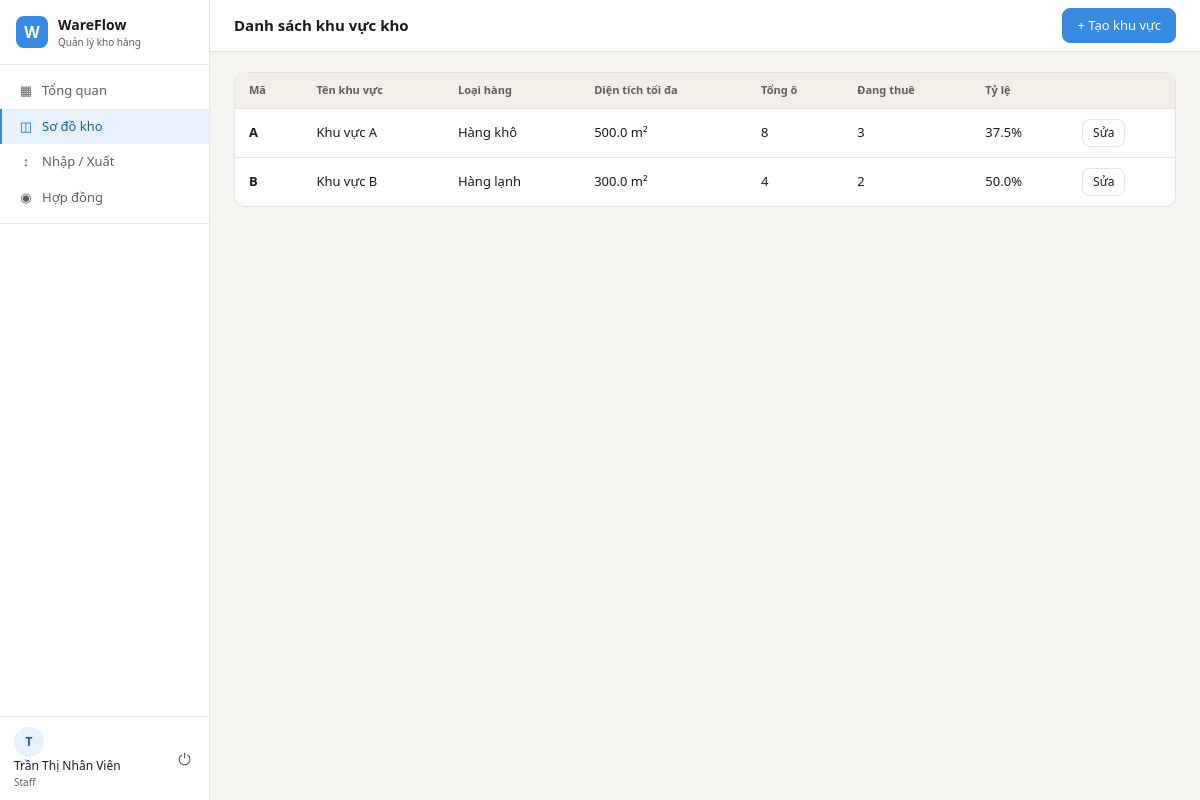
The page /warehouse/zones (signed in) on the database its author committed.
### app/models/__init__.py (models this page shows, shortened)
class User(UserMixin, db.Model):
    __tablename__ = 'users'
    id           = db.Column(db.Integer, primary_key=True)
    username     = db.Column(db.String(80), unique=True, nullable=False)
    email        = db.Column(db.String(120), unique=True, nullable=False)
    password_hash = db.Column(db.String(256), nullable=False)
    full_name    = db.Column(db.String(150))
    phone        = db.Column(db.String(20))
    role         = db.Column(db.String(20), default=UserRole.STAFF.value)
    is_active    = db.Column(db.Boolean, default=True)
    created_at   = db.Column(db.DateTime, default=datetime.utcnow)
    def is_admin(self):
        return self.role == UserRole.ADMIN.value

class Zone(db.Model):
    __tablename__ = 'zones'
    id           = db.Column(db.Integer, primary_key=True)
    code         = db.Column(db.String(10), unique=True, nullable=False)  # 'A', 'B'
    name         = db.Column(db.String(100), nullable=False)               # 'Khu vực A'
    description  = db.Column(db.String(200))                               # 'Hàng khô'
    max_area_m2  = db.Column(db.Float, default=0)                         # Diện tích tối đa
    max_weight_kg = db.Column(db.Float, default=0)                        # Tải trọng tối đa
    created_at   = db.Column(db.DateTime, default=datetime.utcnow)
    slots = db.relationship('Slot', backref='zone', lazy='dynamic',
                            cascade='all, delete-orphan')
    @property
    def total_slots(self):
        return self.slots.count()
    @property
    def rented_slots(self):
        return self.slots.filter_by(status=SlotStatus.RENTED.value).count()
    @property
    def occupancy_rate(self):
        total = self.total_slots
        if total == 0:
            return 0
        return round(self.rented_slots / total * 100, 1)

### app/routes/warehouse.py (the view)
@warehouse_bp.route('/zones')
@login_required
def zone_list():
    zones = Zone.query.all()
    return render_template('warehouse/zone_list.html', zones=zones)

### app/models/__init__.py (called while the page is built)
@login_manager.user_loader
def load_user(user_id):
    return User.query.get(int(user_id))

### run.py (called while the page is built)
@app.context_processor
def inject_globals():
    from datetime import datetime
    return {'now': datetime.now()}

### app/templates/warehouse/zone_list.html (shortened to what this page needs)
{% extends 'base.html' %}
{% block page_title %}Danh sách khu vực kho{% endblock %}
{% block topbar_actions %}
<a href="{{ url_for('warehouse.zone_create') }}" class="btn btn-primary">+ Tạo khu vực</a>
{% endblock %}
{% block content %}
<div class="panel">
  <div class="table-wrap">
    <table>
      <thead>
        <tr>
          <th>Mã</th>
          <th>Tên khu vực</th>
          <th>Loại hàng</th>
          <th>Diện tích tối đa</th>
          <th>Tổng ô</th>
          <th>Đang thuê</th>
          <th>Tỷ lệ</th>
          <th></th>
        </tr>
      </thead>
      <tbody>
        {% for z in zones %}
        <tr>
          <td><strong>{{ z.code }}</strong></td>
          <td>{{ z.name }}</td>
          <td>{{ z.description or '—' }}</td>
          <td>{{ z.max_area_m2 }} m²</td>
          <td>{{ z.total_slots }}</td>
          <td>{{ z.rented_slots }}</td>
          <td>{{ z.occupancy_rate }}%</td>
          <td><a href="{{ url_for('warehouse.zone_edit', zone_id=z.id) }}" class="btn btn-sm">Sửa</a></td>
        </tr>
        {% endfor %}
      </tbody>
    </table>
  </div>
</div>
{% endblock %}

### app/templates/base.html (shortened to what this page needs)
<!DOCTYPE html>
<html lang="vi">
<head>
  <link rel="stylesheet" href="{{ url_for('static', filename='css/main.css') }}">
</head>
<body>
{% if current_user.is_authenticated %}
<div class="app-layout">
  <aside class="sidebar">
    <div class="sidebar-logo">
      <div class="logo-icon">W</div>
      <div>
        <div class="logo-name">WareFlow</div>
        <div class="logo-sub">Quản lý kho hàng</div>
      </div>
    </div>
    <nav class="sidebar-nav">
      <a href="{{ url_for('dashboard.index') }}"
         class="nav-item {% if request.endpoint == 'dashboard.index' %}active{% endif %}">
        <span class="nav-icon">▦</span> Tổng quan
      </a>
      <a href="{{ url_for('warehouse.index') }}"
         class="nav-item {% if 'warehouse' in request.endpoint %}active{% endif %}">
        <span class="nav-icon">◫</span> Sơ đồ kho
      </a>
      <a href="{{ url_for('logistics.index') }}"
         class="nav-item {% if 'logistics' in request.endpoint %}active{% endif %}">
        <span class="nav-icon">↕</span> Nhập / Xuất
      </a>
      <a href="{{ url_for('contracts.index') }}"
         class="nav-item {% if 'contracts' in request.endpoint %}active{% endif %}">
        <span class="nav-icon">◉</span> Hợp đồng
      </a>
      <div class="nav-divider"></div>
    </nav>
    <div class="sidebar-footer">
      <div class="user-info">
        <div class="user-avatar">{{ current_user.full_name[0] if current_user.full_name else current_user.username[0] }}</div>
        <div>
          <div class="user-name">{{ current_user.full_name or current_user.username }}</div>
          <div class="user-role">{{ current_user.role | capitalize }}</div>
        </div>
      </div>
      <a href="{{ url_for('auth.logout') }}" class="logout-btn" title="Đăng xuất">⏻</a>
    </div>
  </aside>
  <div class="main-content">
    <header class="topbar">
      <h1 class="page-title">{% block page_title %}{% endblock %}</h1>
      <div class="topbar-actions">{% block topbar_actions %}{% endblock %}</div>
    </header>
    <div class="content-body">
      {% block content %}{% endblock %}
    </div>
  </div>
</div>
{% else %}
  {% block auth_content %}{% endblock %}
{% endif %}
</body>
</html>

### app/static/css/main.css (style rules this page uses)
:root { --blue: #378ADD; --blue-dark: #185FA5; --blue-bg: #E6F1FB; --green: #3B6D11; --green-bg: #EAF3DE; --amber: #BA7517; --amber-bg: #FAEEDA; --red: #A32D2D; --red-bg: #FCEBEB; --pink: #993556; --pink-bg: #FBEAF0; --gray: #888780; --gray-bg: #F1EFE8; --text: #1a1a18; --text-muted:#5F5E5A; --border: rgba(0,0,0,0.10); --bg: #F5F4F0; --surface: #FFFFFF; --sidebar-w: 210px; --topbar-h: 52px; --radius: 8px; --radius-lg: 12px; }
* { box-sizing: border-box; margin: 0; padding: 0; }
body { font-family: 'Segoe UI', system-ui, sans-serif; font-size: 14px; color: var(--text); background: var(--bg); line-height: 1.5; }
a { text-decoration: none; color: inherit; }
.app-layout { display: flex; height: 100vh; overflow: hidden; }
.sidebar { width: var(--sidebar-w); background: var(--surface); border-right: 1px solid var(--border); display: flex; flex-direction: column; flex-shrink: 0; }
.sidebar-logo { display: flex; align-items: center; gap: 10px; padding: 14px 16px; border-bottom: 1px solid var(--border); }
.logo-icon { width: 32px; height: 32px; background: var(--blue); color: #fff; border-radius: 8px; display: flex; align-items: center; justify-content: center; font-weight: 700; font-size: 16px; }
.logo-name { font-weight: 600; font-size: 14px; }
.logo-sub { font-size: 10px; color: var(--text-muted); }
.sidebar-nav { flex: 1; padding: 8px 0; overflow-y: auto; }
.nav-item { display: flex; align-items: center; gap: 8px; padding: 8px 16px; font-size: 13px; color: var(--text-muted); border-left: 2px solid transparent; transition: all 0.12s; cursor: pointer; }
.nav-item.active { background: var(--blue-bg); color: var(--blue-dark); border-left-color: var(--blue); font-weight: 500; }
.nav-icon { font-size: 13px; width: 16px; text-align: center; }
.nav-divider { height: 1px; background: var(--border); margin: 8px 0; }
.sidebar-footer { border-top: 1px solid var(--border); padding: 10px 14px; display: flex; align-items: center; gap: 8px; }
.user-avatar { width: 30px; height: 30px; border-radius: 50%; background: var(--blue-bg); color: var(--blue-dark); display: flex; align-items: center; justify-content: center; font-weight: 600; font-size: 12px; flex-shrink: 0; }
.user-name { font-size: 12px; font-weight: 500; }
.user-role { font-size: 10px; color: var(--text-muted); }
.logout-btn { margin-left: auto; color: var(--text-muted); font-size: 16px; padding: 4px; cursor: pointer; border-radius: 4px; }
.main-content { flex: 1; display: flex; flex-direction: column; overflow: hidden; }
.topbar { height: var(--topbar-h); background: var(--surface); border-bottom: 1px solid var(--border); padding: 0 24px; display: flex; align-items: center; justify-content: space-between; flex-shrink: 0; }
.page-title { font-size: 15px; font-weight: 600; }
.topbar-actions { display: flex; align-items: center; gap: 8px; }
.content-body { flex: 1; overflow-y: auto; padding: 20px 24px; }
.panel { background: var(--surface); border: 1px solid var(--border); border-radius: var(--radius-lg); overflow: hidden; }
.table-wrap { overflow-x: auto; }
table { width: 100%; border-collapse: collapse; }
thead th { background: var(--gray-bg); padding: 9px 14px; font-size: 11px; font-weight: 600; color: var(--text-muted); text-align: left; border-bottom: 1px solid var(--border); white-space: nowrap; }
tbody td { padding: 10px 14px; border-bottom: 1px solid var(--border); font-size: 13px; vertical-align: middle; }
tbody tr:last-child td { border-bottom: none; }
.btn { display: inline-flex; align-items: center; gap: 6px; padding: 7px 14px; border-radius: var(--radius); border: 1px solid var(--border); background: var(--surface); color: var(--text); font-size: 13px; font-family: inherit; cursor: pointer; transition: all 0.12s; white-space: nowrap; }
.btn-primary { background: var(--blue); color: #fff; border-color: var(--blue); }
.btn-sm { padding: 4px 10px; font-size: 12px; }

### rows shown on the page
User: full_name "T", full_name "Trần Thị Nhân Viên", role "Staff"
Zone: code "A", name "Khu vực A", description "Hàng khô", max_area_m2 "500.0", total_slots "8", rented_slots "3", occupancy_rate "37.5"
Zone: code "B", name "Khu vực B", description "Hàng lạnh", max_area_m2 "300.0", total_slots "4", rented_slots "2", occupancy_rate "50.0"
